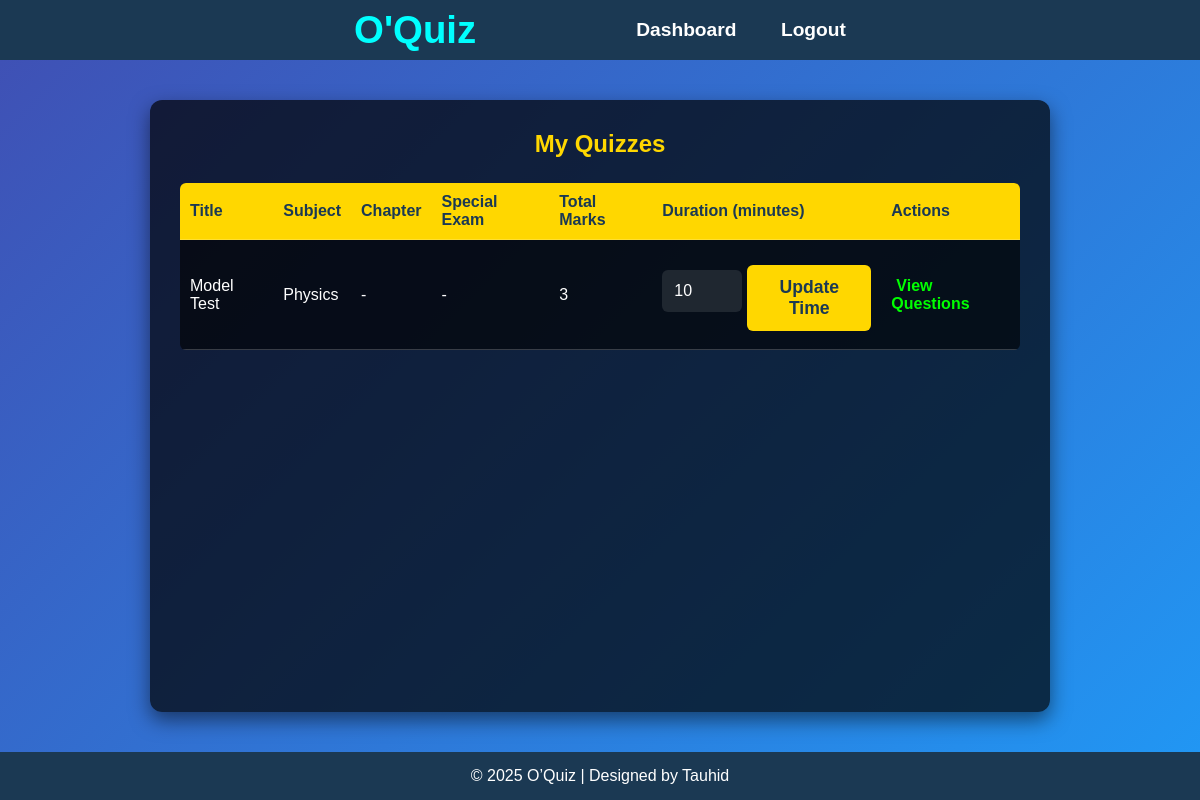
The app's page /my_quizzes.php (signed in) with its own data.
### tables this page shows
CREATE TABLE `quizzes` (
  `id` int NOT NULL,
  `title` varchar(255) NOT NULL,
  `description` text,
  `subject_id` int DEFAULT NULL,
  `created_by` int DEFAULT NULL,
  `total_points` int DEFAULT '0',
  `time_limit_minutes` int DEFAULT NULL,
  `is_published` tinyint(1) DEFAULT '0',
  `created_at` timestamp NOT NULL DEFAULT CURRENT_TIMESTAMP,
  `subject` varchar(100) NOT NULL,
  `chapter` varchar(100) DEFAULT NULL,
  `special_exam_name` varchar(255) DEFAULT NULL
);

### my_quizzes.php (the view, shortened to what this page needs)
<?php
include "db.php";
$teacher_id = $_SESSION['user_id'];
$quizzes = $conn->query("SELECT * FROM quizzes WHERE created_by = $teacher_id ORDER BY id DESC");
?>
<!DOCTYPE html>
<html lang="en">
<head>
<link rel="stylesheet" href="style.css">
<link rel="stylesheet" href="qstyle.css">
</head>
<body>
<div class="nav">
    <h1 class="logo">O'Quiz</h1>
    <div class="nav_links">
        <a href="teacher_dashboard.php">Dashboard</a>
        <a href="logout.php">Logout</a>
    </div>
</div>
<main>
<div class="quiz-container">
    <div class="quiz-form">
        <h2>My Quizzes</h2>
        <?php if($quizzes->num_rows > 0): ?>
            <table class="quiz-table">
            <thead>
                <tr>
                    <th>Title</th>
                    <th>Subject</th>
                    <th>Chapter</th>
                    <th>Special Exam</th>
                    <th>Total Marks</th>
                    <th>Duration (minutes)</th>
                    <th>Actions</th>
                </tr>
            </thead>
            <tbody>
                <?php while($q = $quizzes->fetch_assoc()):
                    $quiz_id = $q['id'];
                    $total_marks_result = $conn->query("SELECT SUM(points) as total FROM questions WHERE quiz_id=$quiz_id");
                    $total_marks_row = $total_marks_result->fetch_assoc();
                    $total_marks = $total_marks_row['total'] ?? 0;
                ?>
                <tr>
                    <td><?php echo htmlspecialchars($q['title']); ?></td>
                    <td><?php echo htmlspecialchars($q['subject']); ?></td>
                    <td><?php echo $q['chapter'] ? htmlspecialchars($q['chapter']) : '-'; ?></td>
                    <td><?php echo $q['special_exam_name'] ? htmlspecialchars($q['special_exam_name']) : '-'; ?></td>
                    <td><?php echo $total_marks; ?></td>
                    <td>
                        <form method="post">
                            <input type="number" name="duration" value="<?php echo $q['time_limit_minutes'] ?? 30; ?>" min="1" style="width:80px;">
                            <button type="submit">Update Time</button>
                        </form>
                    </td>
                    <td>
                        <a href="add_questions.php?quiz_id=<?php echo $quiz_id; ?>">View Questions</a>
                    </td>
                </tr>
                <?php endwhile; ?>
            </tbody>
        </table>
        <?php else: ?>
        <p style="text-align:center; color:#ffcc00;">
            No quizzes found. <a href="create_quiz.php" style="color:#ffd700;">Create a new quiz</a>
        </p>
        <?php endif; ?>
    </div>
</div>
</main>
<footer>
    <p>© 2025 O’Quiz | Designed by Tauhid</p>
</footer>
</body>
</html>

### style.css (style rules this page uses)
* { box-sizing: border-box; }
html, body { height: 100%; }
body { margin: 0; font-family: Arial, sans-serif; display: flex; flex-direction: column; background-color: #1b3953; }
.nav { display: flex; background-color: #1b3953; color: white; align-items: center; justify-content: center; padding: 20px; height: 60px; }
.logo { color: aqua; font-weight: bolder; font-size: 2.4rem; margin-right: 120px; }
.nav_links a { color: white; margin-left: 40px; text-decoration: none; font-weight: bold; font-size: 1.2rem; }
main { flex: 1; background: linear-gradient(135deg, #3f51b5, #2196f3); }
footer { background-color: #1b3953; color: white; text-align: center; padding: 15px 0; }
footer p { margin: 0; }

### qstyle.css (style rules this page uses)
* { box-sizing: border-box; margin: 0; padding: 0; }
html, body { height: 100%; }
body { font-family: Arial, sans-serif; display: flex; flex-direction: column; background-color: #1b3953; color: white; }
.nav { display: flex; align-items: center; justify-content: center; padding: 20px; height: 60px; background-color: #1b3953; }
.logo { color: aqua; font-size: 2.4rem; font-weight: bold; margin-right: 120px; }
.nav_links a { color: white; margin-left: 40px; text-decoration: none; font-size: 1.2rem; font-weight: bold; }
main { flex: 1; background: linear-gradient(135deg, #3f51b5, #2196f3); padding: 40px 20px; display: flex; justify-content: center; }
.quiz-container { width: 100%; display: flex; justify-content: center; }
.quiz-form { width: 100%; max-width: 900px; padding: 30px; background-color: rgba(0,0,0,0.7); border-radius: 12px; box-shadow: 0 8px 20px rgba(0,0,0,0.5); }
.quiz-form h2 { text-align: center; margin-bottom: 25px; color: #ffd700; }
.quiz-form input, .quiz-form textarea, .quiz-form select { width: 100%; padding: 12px; border-radius: 6px; border: none; outline: none; font-size: 1rem; background-color: rgba(255,255,255,0.1); color: white; transition: 0.3s; }
.quiz-form button { margin-top: 15px; padding: 12px; background-color: #ffd700; color: #1b3953; font-size: 1.1rem; font-weight: bold; border: none; border-radius: 6px; cursor: pointer; }
.quiz-table { width: 100%; border-collapse: collapse; margin-top: 15px; color: white; background-color: rgba(0,0,0,0.6); border-radius: 6px; overflow: hidden; }
.quiz-table th, .quiz-table td { padding: 10px; text-align: left; border-bottom: 1px solid rgba(255,255,255,0.2); }
.quiz-table th { background-color: #ffd700; color: #1b3953; }
.quiz-table a { color: #00ff00; font-weight: bold; text-decoration: none; margin-left: 5px; }
.quiz-table td form { display: inline-flex; gap: 5px; align-items: center; }
.quiz-table td form input, .quiz-table td form button { display: block; margin-bottom: 8px; }
footer { background-color: #1b3953; text-align: center; padding: 15px 0; }

### records on screen
quizzes: title "Model Test", subject "Physics", total_marks "3", duration "10"
